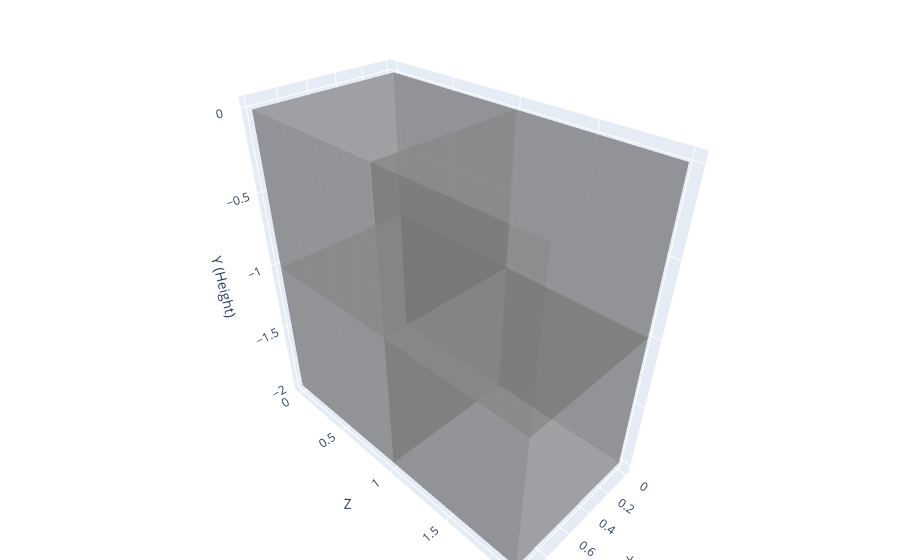

This figure's notebook cell:
### Code cell
from eval_code.structural_stability import is_ground_connected

coords = [
    {"x": 0, "y": -1, "z": 0, "material": "stone"},
    {"x": 0, "y": -1, "z": 1, "material": "stone"},
    {"x": 0, "y": -2, "z": 0, "material": "stone"},
    {"x": 0, "y": -2, "z": 1, "material": "stone"},
]


assert True == is_ground_connected(coords)
plotly_blocks.plot(coords)

### Figure 1 — Plotly figure (JSON) as saved in the notebook; plotly's stock layout.template omitted (floating-point values rounded to 4 significant figures)
{"data": [{"facecolor": ["#888888", "#888888", "#888888", "#888888", "#888888", "#888888", "#888888", "#888888", "#888888", "#888888", "#888888", "#888888", "#888888", "#888888", "#888888", "#888888", "#888888", "#888888", "#888888", "#888888", "#888888", "#888888", "#888888", "#888888", "#888888", "#888888", "#888888", "#888888", "#888888", "#888888", "#888888", "#888888", "#888888", "#888888", "#888888", "#888888", "#888888", "#888888", "#888888", "#888888", "#888888", "#888888", "#888888", "#888888", "#888888", "#888888", "#888888", "#888888"], "flatshading": true, "i": [0, 0, 4, 4, 0, 0, 2, 2, 1, 1, 0, 0, 8, 8, 12, 12, 8, 8, 10, 10, 9, 9, 8, 8, 16, 16, 20, 20, 16, 16, 18, 18, 17, 17, 16, 16, 24, 24, 28, 28, 24, 24, 26, 26, 25, 25, 24, 24], "j": [1, 2, 5, 6, 1, 5, 3, 7, 2, 6, 3, 7, 9, 10, 13, 14, 9, 13, 11, 15, 10, 14, 11, 15, 17, 18, 21, 22, 17, 21, 19, 23, 18, 22, 19, 23, 25, 26, 29, 30, 25, 29, 27, 31, 26, 30, 27, 31], "k": [2, 3, 6, 7, 5, 4, 7, 6, 6, 5, 7, 4, 10, 11, 14, 15, 13, 12, 15, 14, 14, 13, 15, 12, 18, 19, 22, 23, 21, 20, 23, 22, 22, 21, 23, 20, 26, 27, 30, 31, 29, 28, 31, 30, 30, 29, 31, 28], "opacity": 0.5, "type": "mesh3d", "x": [0, 1, 1, 0, 0, 1, 1, 0, 0, 1, 1, 0, 0, 1, 1, 0, 0, 1, 1, 0, 0, 1, 1, 0, 0, 1, 1, 0, 0, 1, 1, 0], "y": [0, 0, 0, 0, 1, 1, 1, 1, 1, 1, 1, 1, 2, 2, 2, 2, 0, 0, 0, 0, 1, 1, 1, 1, 1, 1, 1, 1, 2, 2, 2, 2], "z": [-1, -1, 0, 0, -1, -1, 0, 0, -1, -1, 0, 0, -1, -1, 0, 0, -2, -2, -1, -1, -2, -2, -1, -1, -2, -2, -1, -1, -2, -2, -1, -1]}], "layout": {"legend": {"itemsizing": "constant"}, "margin": {"b": 0, "l": 0, "r": 0, "t": 40}, "scene": {"aspectmode": "data", "xaxis": {"title": {"text": "X"}}, "yaxis": {"title": {"text": "Z"}}, "zaxis": {"title": {"text": "Y (Height)"}}}, "title": {"text": ""}}}
